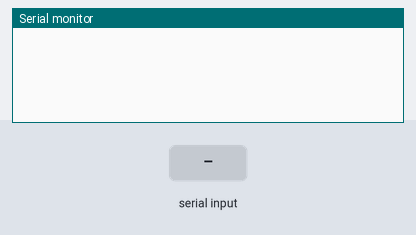
This sketch was run on a simulated Arduino Mega 2560, built with avr-gcc and run on an emulated ATmega2560. On the bench: the last lines printed to the serial monitor. The inputs (shaded band) are chosen by the test bench.

Above: at 1.2 s.
1.3 s: "10\n" received over the second serial link
At 2.3 s:
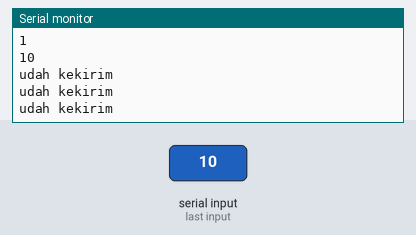
2.8 s: "0\n" received over the second serial link
At 3.3 s:
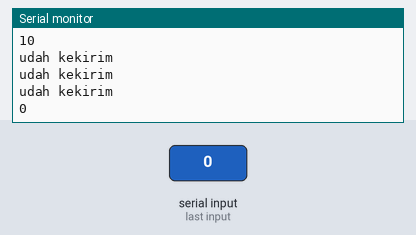

The sketch:

Slave_Serial.ino
```cpp
int incoming;
String message = "";
char incomingChar;
int data = 100;
void setup() {
  // put your setup code here, to run once:
Serial.begin(9600);
Serial3.begin(9600);
}

void loop() {
  // put your main code here, to run repeatedly:
if (Serial3.available())
{
  char incomingChar = Serial3.read();
    if (incomingChar != '\n'){
      message += String(incomingChar);
    }
    else{
      message = "";
    }
    Serial.println(message);
  }
  if (message =="10"){
    Serial3.println(data);
    Serial.println("udah kekirim");
  }
}
```

Measured:
- after the input at 1.3 s, the serial monitor: prints a new line at once (image 1)
- after the input at 2.8 s, the serial monitor: prints a new line at once (image 2)
